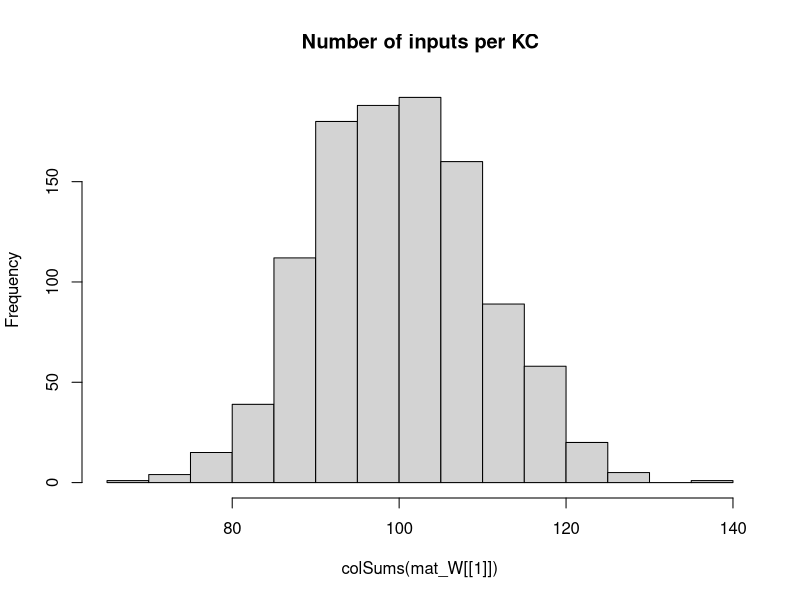

Write the R code that produced this figure. (Note: this script raises an error after producing the figure.)
## Development Code for Willsaw NN image recognition of zfish larva
## KL 2021
## I will implement a MB random kernel NN as in my Ant Navigation paper 
## This Files Trains the weights of  2 Layer Net : Random Expansion Feature Layer (Random Kernel Trick) -> Perceptron Output neuron 
## The connections in L1 Random Sparse Net are data independent, while L2 wights are trained via +ve larva head template samples to filter patterns that look like larva
## The input images are labeled as Fish and non fish according to the folder they are placed.
# Output is saved as pgm images which are then loaded by tracker software so as to implemend the simple classifier net implemended here 

library("pixmap")
library("yaml")

## TODO GIGURE OUT INIT That Works

## Initialiaze the random Weight vector of an L1 (KC) neuron  
init_random_W <- function(m, p){
  # Draw random Number N of Sampled Inputs From Binomial
  #n <- rbinom(1,length(m),p)
  ## Set N random synapses as inputs to KC
  #idx <- sample(1:length(m),n)
  m <- rnorm(NROW(m),0,sd=0.5) #runif(NROW(m))/(10*NROW(m)) ##Weak Synapses
  ## Likely Stronger Subset
  #m[idx] <- 1#/length(m) #runif(n)/(10*length(m)) #1/NROW(m)
  #print(length(m))
  return (m)
}


## Initialiaze the random Weight vector of an L1 (KC) neuron  
init_sparse_W <- function(m,p){
  # Draw random Number N of Sampled Inputs From Binomial
  n <- rbinom(1,length(m),p)
  ## Set N random synapses as inputs to KC
  idx <- sample(1:length(m),n)
  #m <- runif(NROW(m))/(1000000*NROW(m)) ##Weak Synapses
  ## Likely Stronger Subset
  m[idx] <- 1#/length(m) #runif(n)/(10*length(m)) #1/NROW(m)
  #print(length(m))
  return (m)
}


## Sigmoid//logistic Transfer Function
N_transfer <- function(activation)
{
  return (1/(1+exp(-activation)))
}


## Derivative Sigmoid/logistic Transfer Function
N_transfer_D <- function(activation)
{
  return (N_transfer(activation)*(1-N_transfer(activation)) )
}

## Neural Actvation for a layer with Weitgh Matrix W and Input matrix of col vectors -
#  vector of Biases B - This is to a matrix to operate overall all input activations over Inputs in order 
N_activation <- function(X,W,B)
{
  ## If more Than Half input units (based on Avg inputs) is active - then activate KC
  
  #  if ( sum(X) > KC_THRES )
  #    return (1)
  # else
  mat_B <- matrix(B,ncol=ncol(X),nrow=length(B) )
  ## Bias is just another W attached to a fixed Input 1
  return (W%*%X + mat_B)
}

## Copies A Smaller Matrix To the Middle of a larger one - (Pasting Image on larger canvas)
matrix_paste <- function(src,target)
{
  x_offset <- round((ncol(target)- ncol(src))/2 )
  y_offset <- round((nrow(target)- nrow(src))/2 )
  target[ (1+y_offset):(y_offset+nrow(src)),(1+x_offset):(x_offset+ncol(src))] <-src
  return(target)
}


sparse_binarize <- function(X,INPUT_SPARSENESS)
{
  ## Binarize Input Image / Set Sparsensess ##
  pxsparse = 1.0
  thres_bin = mean(X)
  max_iter = 100
  
  while (pxsparse > INPUT_SPARSENESS & max_iter > 0)
  {
    X_bin <-  as.numeric(X > thres_bin)
    pxsparse <- sum(as.numeric(X_bin[X_bin > 0]))/length(X_bin)
    thres_bin = thres_bin + 0.01;
    max_iter = max_iter + 1
  }
  
  
  ##message("Input Sparseness:",pxsparse)
  
  return(X_bin)
}




makeInputMatrix <- function(img_list,inmat_W)
{
  
  ## TRAIN /TEST ##
  img_list <- img_list[,1]
 
  
  
  ## Matrix Of  image Input Vectors  
  mat_X = matrix(0,nrow=ncol(inmat_W[[1]]),ncol=length(img_list) )
  fileidx <- 0
  for (in_img in img_list)
  {
    fileidx= fileidx + 1
    
    imgT <- read.pnm(as.character(in_img) )
    mat_img <- getChannels(imgT)
    X <- as.vector(mat_img)
    ### Add Fixed input 1 - To operate As Adjustable Bias for each input   
    ##X[length(X)] <- 1 # c(as.vector(mat_img),1)
    
    ##message(in_img," Input Dim:", dim(mat_img)[1],"x",dim(mat_img)[2],"=",dim(mat_img)[2]*dim(mat_img)[1])
    
    if (length(X) > n_top_px)
    {
      warning("input sample too big - skipping")
      next
    }
    
    ## If Loaded image is Smaller than INput - Then Resize (paste into) larger Matrix to fit
    if (length(X) < n_top_px)
    {
      ##message("input sample Smaller than Canvas - pasting")
      mat_t <- matrix(0,nrow=img_dim[1],ncol=img_dim[2])
      mat_img <- matrix_paste(mat_img,mat_t)
      ##message("Converted  Dim:", dim(mat_img)[1],"x",dim(mat_img)[2],"=",dim(mat_img)[2]*dim(mat_img)[1])
    }
    
    ##mypic = new("pixmapGrey", size=dim(mat_img),grey = mat_img);plot(mypic)
    ## Convert to Col Vector
    X <- sparse_binarize(as.vector(mat_img),INPUT_SPARSENESS)
    
    
    dim(X) <- c(length(X),1) ## Make into Col Vector
    
    if (length(X) > n_top_px)
    {
      warning(in_img,"Image Too large. Skipping")
      next
    }
    
    stopifnot(length(mat_X[,fileidx]) ==length(X) ) 
    mat_X[,fileidx] <- X # Save In Vector to MAtrix
    
  }## Load All Input Vectors Into Matrix X
  
  return(mat_X)
} ##Make INput List



### EXPORT MAtrix to YAML for !!opencv-matrix##
matrixToYamlForOpenCV <- function(mat)
{
  ##!!opencv-matrix
  strHeader <- "!!opencv-matrix\n rows: %d\n cols: %d\n dt: f\n data:["
  ## Matrix Will Be saved Transposed Because Data serial Reading Order is by row in OpenCV while Here Serialization is By Column
  strHeader <- sprintf(strHeader,nrow(mat),ncol(mat))
  strData = ""
  lineWidth = 100#min(100,length(mat))
  
  ## COMMENTED OUT AS SUDDENLY as.yaml started adding new Lines in data automatically - The following routine does this manually
  # ##Long Strings Need to be broken by New Lines otherwise OPENCV FIle Storage FAils
  # if (length(mat) > lineWidth){
  #   fcon<- tempfile("matrixYaml")
  #   
  #   ## Need to export To TEMP file as string Concat Is too SLOW
  #   for (i in seq(1,length(mat),lineWidth) ){
  #     write(mat[i:min(i+lineWidth-1,length(mat)-1)], file = fcon,ncolumns = 100, append = TRUE, sep = ", ")
  #     ##cat(",",file = fcon, append = TRUE,fill=FALSE)
  #     #strData = paste0(strData, toString(mat[i:min(i+lineWidth,length(mat))],"\n",width=0))
  #   }
  #   ## Join  All Lines Back INto One String - With Newlines and Commas and Intendation
  #   #strData = noquote()
  #   strData = noquote(paste0(
  #                     readLines(con = fcon, n = -1L, ok = TRUE, warn = TRUE, skipNul = FALSE, encoding = "UTF-8"),
  #                            collapse=",\n         ")) ##
  #   #class(strData) <- "verbatim"
  # }else
    
  ## Need to TransposeBecause Data serial Reading Order is by row in OpenCV while Here Serialization is By Column
  strData = toString(t(mat))
  
  
  strRet=  noquote(paste0(strHeader,strData,"]")) 
  
  
  ##Character vectors that have a class of ‘verbatim’ will not be quoted in the output YAML 
  class(strRet) <- "verbatim"
  ##class(strRet) <- "verbatim"
  #write(strRet,file = fcon)  
  return(noquote(strRet) )
}




## Process 2 Layer Network - Return Last Node Output produced for each input image
## Note : Input Layer Is Simplified - No activation function needed or Bias - Input image intentities are taken as activations
## Target_output is vector of desired output for each output Neuron these I chose to be L2_1=1 (Fish) L2_2=1 (Non Fish)
net_proc_images_batch <- function(mat_X,inmat_W,inLayer_Bias,mat_Y,learningRate = 0.0)  
{
  
  L_X     <- list() ## Output Of Layer k
  L_A     <- list() ## Activation of  Layer k
  L_delta <- list()  ## Delta is the "cost attributable to (the value of) that node". 
  L2_out <- list()
  
  outError = 0 #'Mean Sq Error Of File Batch'

    ##Input Layer Is Simplified - No activation function needed or Bias - Input image intentities are taken as activations
    ## Due to R hell with numbers ecoming Factors I need to do this tricl
    
    ##Target_output <- mat_Y[fileidx,] 
     
    ## Forward Propagation ##
    ##mat_X[1,] = 1 ## Add COnst Input so W_i operates as a Bias IxW 
   ##  matrix of output Col vectors correspond to output
    for (l in 1:(N_Layers+1) )
    {
      if (l == 1) ## 1st Layer is INput 
      {
        ##Activation 
        L_A[[1]] <- mat_X
        L_X[[1]] <- mat_X##N_transfer(X-0.5)
        
      }else
      {
        #L_X[[l-1]][1,] = 1 ##No Need - Removed for TEST/ Add COnst Input so W_i operates as a Bias IxW
        L_A[[l]] <- N_activation(L_X[[l-1]], inmat_W[[l-1]], inLayer_Bias[[l-1]] )
        L_X[[l]] <- N_transfer( L_A[[l]])
      }
    }
    MSQError =  sum(((mat_Y) - L_X[[N_Layers+1]] )^2)/ ncol(mat_X)

    ## Note Indexes L_X and mat/biases are off by one because LX_1 is considerened an input layer, while neural layer is l=2
    ## Back Propagation ##
    for (l in (N_Layers):1 )
    {
      ##On Output Layer
      if (l == (N_Layers))
      {
        ## Element Wise Product (hadamart Product)
        L_delta[[l]] <- ( N_transfer_D( L_X[[l+1]] )   * (L_X[[l+1]] - mat_Y)) ##*N_transfer_D(L_X[[l]])
      }else{
        #L_delta[[l]] <- L_delta[[l+1]] %*% t(mat_W[[l]])*N_transfer_D(L_X[[l]])
        L_delta[[l]] <-   t(t(L_delta[[l+1]]) %*%(inmat_W[[l+1]])*t(N_transfer_D( L_X[[l+1]] )))    ## %*% t(N_transfer_D(L_X[[l-1]]) )
      }
      
      dE <- (L_delta[[l]])%*%t(L_A[[l]])  
      dW <- learningRate*dE 
      ##Add average change over batch samples
      inmat_W[[l]] <- inmat_W[[l]] -  dW ##length(img_list)

      ## Error Non-Conform
      inLayer_Bias[[l]] <- inLayer_Bias[[l]] - rowSums( learningRate*(L_delta[[l]]) )  
      ##if (l==1)
      ##  hist(dW)
    }
    
    #hist(Layer_Bias[[1]])
    #if (fileidx %% 10 == 0)
    #  hist(inmat_W[[1]], main="After")
    
    
    ## Forward Propagation ## 
    # L1 <- N_transfer(N_activation(mat_X, inmat_W[[1]],inmat_B[[1]]  ) ) ## v_Layer_Bias[i] matrix(rep(,nrow(mat_X)),nrow=nrow(mat_X) )  
    # ## L2 matrix of output Col vectors correspond 
    # L2 <-  N_transfer(N_activation(L1,inmat_W[[2]] ,  inmat_B[[2]] )  )  
    # 
    # MSQError =  sum(((mat_Y) - L2 )^2)/ ncol(mat_X)
    # 
    ## Forward Propagation ##
    ##  matrix of output Col vectors correspond to output
    for (l in 1:(N_Layers+1) )
    {
      if (l == 1) ## 1st Layer is INput 
      {
        ##Activation 
        L_A[[1]] <- mat_X
        L_X[[1]] <- mat_X##N_transfer(X-0.5)
        
      }else
      {
        L_A[[l]] <- N_activation(L_X[[l-1]], inmat_W[[l-1]], inLayer_Bias[[l-1]] )
        L_X[[l]] <- N_transfer( L_A[[l]])
      }
    }
    MSQError =  sum(((mat_Y) - L_X[[N_Layers+1]] )^2)/ ncol(mat_X)
    
    
    
    
    ##message("Recognition Output for Img ",in_img," is F:",L_X[[3]][1]," non-F:",L_X[[3]][2]," Active KC:",L2_out[[fileidx]]$KC_active/N_KC )
    #dim(X) = img_dim##dim(mat_img)
    
    
    #image(X_bin)
    #title(main = paste(in_img,strRes," R:",L2_Neurons_out[1]-L2_Neurons_out[2]), font.main = 4)
  
  
  lout <- list(X=mat_X,
               W=inmat_W,
               B=inLayer_Bias,
               output= L_A[[N_Layers+1]],
               Target=mat_Y,
               #out=data.frame( do.call(rbind,L2_out ) ),
               MSQError=MSQError )
  
  #MSQError =  sum(((mat_Y) - L2)^2)/nrow(mat_X)
  
  return(lout  )
}



img_dim <- c(38,28)
N_Layers <- 2

n_top_px <- img_dim[2]*img_dim[1]
N_KC = n_top_px*10 ## Number of Kenyon Cells (Input layer High Dim Coding)
N_SYN_per_KC <- 10# n_top_px/500 ## Number of pic Features each KC neuron Codes for
#KC_THRES <- N_SYN_per_KC*0.25 ## Number of INput that need to be active for KC to fire/Activate
v_Layer_N <- c(n_top_px, N_KC, 2)
v_Layer_N3 <- c(n_top_px, N_KC,100, 2)

#v_Layer_CON <- c(N_SYN_per_KC/n_top_px,)
Layer_Bias <- list() ## Number of INput that need to be active for Neuron to fire/Activate
INPUT_SPARSENESS = 0.25

mat_W <<- list() # List Of Weight Matrices

## Make Sparse Random Synaptic Weight matrix Selecting Inputs for each KC
for (k in 1:N_Layers)
{
  mat_W[[k]] <- matrix(0,ncol=v_Layer_N[k],nrow=v_Layer_N[k+1])
  ## Init Random
  if (k==1)
    mat_W[[k]] <- t(apply(mat_W[[k]],1,init_sparse_W,N_SYN_per_KC/n_top_px)) ##
  else
    mat_W[[k]] <- t(apply(mat_W[[k]],1,init_random_W,0)) ##
  
  Layer_Bias[[k]] <- matrix(1,ncol=1,nrow=v_Layer_N[k+1] )  #rep(1,) ## Initialiaze Neural Biases
}

#hist(mat_W[[3]])
hist(colSums(mat_W[[1]]),main="Number of inputs per KC")

##Layer 2 (Output Perceptron)
#L2_Neurons <<- 2

## Apply Input Image ##
## list training files 
setwd("/home/kostasl/workspace/zebrafishtrack/Rplots")
sPathTrainingSamples="../img/trainset/fish"
sPathTrainingNonSamples="../img/trainset/nonfish/"
sPathTestingSamplesFish="../img/fish/"
sPathTestingSamplesNonFish="../img/nonfish/"

img_list_train_fish =  cbind(files=list.files(path=sPathTrainingSamples,pattern="*pgm",full.names = T),F=1,NF=0) 
img_list_test_fish = cbind(files=list.files(path=sPathTestingSamplesFish,pattern="*pgm",full.names = T),F=1,NF=0)
img_list_train_nonfish =   cbind(files=list.files(path=sPathTrainingNonSamples,pattern="*pgm",full.names = T),F=0,NF=1)
img_list_test_nonfish =  cbind(files=list.files(path=sPathTestingSamplesNonFish,pattern="*pgm",full.names = T),F=0,NF=1)

## A Small Sample set for Testing the Algorithm Discrimiation between X and 1 
img_list_train_ones <-  cbind(files=list.files(path="../img/trainset/ones/",pattern="*pgm",full.names = T),F=1,NF=0)
img_list_train_X <-  cbind(files=list.files(path="../img/trainset/X/",pattern="*pgm",full.names = T),F=0,NF=1)


img_list_all <- rbind.data.frame(img_list_train_fish,img_list_test_fish,img_list_train_nonfish,img_list_test_nonfish,stringsAsFactors = FALSE) #
#img_list_train <- rbind.data.frame(img_list_train_fish,img_list_test_fish,img_list_train_nonfish,img_list_train_nonfish,stringsAsFactors = FALSE)
#img_list_test=  list.files(path=sPathTestingSamples,pattern="*pgm",full.names = T) Samples ##


img_list_train <- rbind.data.frame(img_list_train_fish,img_list_test_fish,
                                   img_list_test_nonfish,img_list_train_nonfish,
                                   stringsAsFactors = FALSE)
#img_list_train <- rbind.data.frame(img_list_train_ones,img_list_train_X)
#img_list_all <- rbind.data.frame(img_list_train_fish,stringsAsFactors = FALSE)

#img_list_all <- 

batchSize = 10 # Number of Training IMages for Each Leanring Episode (which will define error graident )
Nbatches = 250
trainingN = 5 ##Training Cycles For Each Batch



lFitError <- list()
dfitRecord <- data.frame()

vTrainingError <- vector()
## Subset INput LIst Into Batches
rIdx = 1

for (b in 1:Nbatches)
{
  ##Make Matrix -For All net inputs
  img_list_suffled <- img_list_train[sample(1:nrow(img_list_train)),]
  ##Select Subset Batch
  img_list_suffled <- head(img_list_suffled,batchSize)
  
  mat_X <- makeInputMatrix(img_list_suffled,mat_W)
  
  label_list <-cbind.data.frame(F=(img_list_suffled[,2]),NF=(img_list_suffled[,3]) )##Target output/labels
  mat_Y <- t(apply(as.matrix(label_list),2,strtoi))  

  
  for (i in 1:trainingN)
  {  
    
    dLearningRate    <- 0.0001
    
    # TRAIN On Fish 
    dnetout <- net_proc_images_batch(mat_X, mat_W, Layer_Bias, mat_Y, dLearningRate )
    mat_W   <<- dnetout$W
    mat_B   <<- dnetout$B

    #message(fileidx,". MSQERR:",MSQError,"  ", L2_out[[fileidx]]$L2_F, "-", L2_out[[fileidx]]$L2_NF, " ERR: ", L2_out[[fileidx]]$Err ," ",in_img)
    message(rIdx,". MSQERR:",dnetout$MSQError,"  ")
    
        
    vTrainingError[rIdx] = dnetout$MSQError  #plot(unlist(dnetout$out$MSERR),main=paste(i,"Mean SQ Err"))
    rIdx = rIdx +1
    
    plot(vTrainingError) #ylim=c(0,1)xlim=c(0,trainingN*Nbatches)
    
  }## Repeated Training On Batch 

} ## Different Batch Suffles  




plot(c) #ylim=c(0,1)





### Calcl Final Performance 

##Select Subset Batch
img_list_suffled <- img_list_train #img_list_test_nonfish # img_list_all[sample(1:nrow(img_list_all)),]
mat_X <- makeInputMatrix(img_list_suffled,mat_W)
label_list <-cbind.data.frame(F=(img_list_suffled[,2]),NF=(img_list_suffled[,3]) )##Target output/labels
mat_Y <- t(apply(as.matrix(label_list),2,strtoi))
# 
# ## TODO : Move this in Funct - Use One MAtrix For Net -Matrix Of Biases
# mat_B <- list()
# for (k in 1:N_Layers)
#   mat_B[[k]] <- matrix(Layer_Bias[[k]],ncol=ncol(mat_X),nrow=length(Layer_Bias[[k]]) )


dLearningRate    <- 0.0
# TRAIN On Fish 
dnetout <- net_proc_images_batch(mat_X, mat_W, Layer_Bias, mat_Y, dLearningRate )
            
message("Final MSQERR:",dnetout$MSQError)

  
hist(dnetout$Target - N_transfer( dnetout$output) )

hist(dnetout$W[[1]],main="After")




## FOR EXAPORT TO YAML

fishNet <- list(LW1=dnetout$W[[1]],
                LW2=dnetout$W[[2]],
                LB1=dnetout$B[[1]],
                LB2=dnetout$B[[2]] 
)

#attr(fishNet$LW1, "tag") <- "!!opencv-matrix" ##Adding tags Also Change The Header to Verbatim, which does not work in OPENCV
attr(fishNet$LW2, "tag") <- "!!opencv-matrix"
attr(fishNet$LB1, "tag") <- "!!opencv-matrix"
attr(fishNet$LB2, "tag") <- "!!opencv-matrix"



#fishNet <- list(LW1=Layer_Bias[[2]]
#)
## EXPORT TO YAML FOR OPENCV - Custom/hacked exporter routine specific to OPENCV
  filename <- "fishNet.yml"
  con <- file(filename, "w")
  message("Exporting to YAML-Wait for it , this may take a while...")
  write("%YAML:1.0",con) ##Header Is necessary For OPENCV 
  ## Indentation Needs to be 3
  str_yaml<- noquote(as.yaml(fishNet, handlers=list(matrix=matrixToYamlForOpenCV), line.sep="\n",indent=3,unicode=F))
  #  CLEAN UP String FRom Escape Chars
  ## the Var Type tag !!opencv-matrix needs to be on same line as vairable Name - For OpenCV file store - FIX
  str_yaml <- gsub("\n  !!opencv-matrix","!!opencv-matrix",str_yaml,fixed = T)
  str_yaml <- gsub("\\n","\n",str_yaml,fixed = T)## Remove Escaped NewLines
  str_yaml <- gsub("\"","",str_yaml,fixed = T)#Remove Quates

  write(noquote(str_yaml),con,append=TRUE) ##Header Is necessary For OPENCV 
  close(con)




############## 


## Process 2 Layer Network - Return Last Node Output produced for each input image
## Note : Input Layer Is Simplified - No activation function needed or Bias - Input image intentities are taken as activations
## Target_output is vector of desired output for each output Neuron these I chose to be L2_1=1 (Fish) L2_2=1 (Non Fish)
net_proc_images <- function(input_list,inmat_W,inLayer_Bias,learningRate = 0.0)  
{
  
  L_X     <- list() ## Output Of Layer k
  L_A     <- list() ## Activation of  Layer k
  L_delta <- list()  ## Delta is the "cost attributable to (the value of) that node". 
  L2_out <- list()
  
  Target_output = c(1,0)  
  fileidx <- 0
  outError = 0 #'Mean Sq Error Of File Batch'
  ## TRAIN /TEST ##
  img_list <- input_list[,1]
  label_list <-cbind.data.frame(F=(input_list[,2]),NF=(input_list[,3]) )##Target output/labels
  
  ## Matrix Of  image Input Vectors  
  mat_X = matrix(0,nrow=ncol(inmat_W[[1]]),ncol=length(img_list) )
  
  for (in_img in img_list)
  {
    fileidx= fileidx + 1
    
    imgT <- read.pnm(as.character(in_img) )
    mat_img <- getChannels(imgT)
    X <- as.vector(mat_img)
    ### Add Fixed input 1 - To operate As Adjustable Bias for each input   
    ##X[length(X)] <- 1 # c(as.vector(mat_img),1)
    
    ##message(in_img," Input Dim:", dim(mat_img)[1],"x",dim(mat_img)[2],"=",dim(mat_img)[2]*dim(mat_img)[1])
    
    if (length(X) > n_top_px)
    {
      warning("input sample too big - skipping")
      next
    }
    
    ## If Loaded image is Smaller than INput - Then Resize (paste into) larger Matrix to fit
    if (length(X) < n_top_px)
    {
      ##message("input sample Smaller than Canvas - pasting")
      mat_t <- matrix(0,nrow=img_dim[1],ncol=img_dim[2])
      mat_img <- matrix_paste(mat_img,mat_t)
      ##message("Converted  Dim:", dim(mat_img)[1],"x",dim(mat_img)[2],"=",dim(mat_img)[2]*dim(mat_img)[1])
    }
    
    ##mypic = new("pixmapGrey", size=dim(mat_img),grey = mat_img);plot(mypic)
    ## Convert to Col Vector
    X <- sparse_binarize(as.vector(mat_img),INPUT_SPARSENESS)
    
    
    dim(X) <- c(length(X),1) ## Make into Col Vector
    
    if (length(X) > n_top_px)
    {
      warning(in_img,"Image Too large. Skipping")
      next
    }
    
    stopifnot(length(mat_X[,fileidx]) ==length(X) ) 
    mat_X[,fileidx] <- X # Save In Vector to MAtrix
    
    
    ##Input Layer Is Simplified - No activation function needed or Bias - Input image intentities are taken as activations
    ##Activation 
    L_A[[1]] <- X
    L_X[[1]] <- X##N_transfer(X-0.5)
    ## Due to R hell with numbers ecoming Factors I need to do this tricl
    mat_Y <- apply(as.matrix(label_list),2,strtoi)
    
    Target_output <-mat_Y[fileidx,] 
    ### 
    
    ## Forward Propagation ## 
    for (i in 2:(N_Layers+1) )
    {
      L_A[[i]] <- N_activation(L_X[[i-1]], inmat_W[[i-1]], inLayer_Bias[[i-1]]) ## v_Layer_Bias[i]  
      L_X[[i]] <- N_transfer(L_A[[i]])
    }
    
    outError = outError + sum( ( Target_output - L_X[[i]] ) )
    
    #hist(mat_W[[l-1]],main="before")
    ## Note Indexes L_X and mat/biases are off by one because LX_1 is considerened an input layer, while neural layer is l=2
    ## Back Propagation ##
    for (l in (N_Layers):1 )
    {
      ##On Output Layer
      if (l == (N_Layers))
      {
        ## Element Wise Product (hadamart Product)
        L_delta[[l]] <- ((N_transfer_D(L_X[[l+1]])) * (L_X[[l+1]] - Target_output)) ##*N_transfer_D(L_X[[l]])
      }else{
        #L_delta[[l]] <- L_delta[[l+1]] %*% t(mat_W[[l]])*N_transfer_D(L_X[[l]])
        L_delta[[l]] <-   t(t(L_delta[[l+1]]) %*%(inmat_W[[l+1]])*t(N_transfer_D( L_X[[l+1]] )))    ## %*% t(N_transfer_D(L_X[[l-1]]) )
        
      }
      
      dE <- (L_delta[[l]])%*%t(L_A[[l]])  
      dW <- learningRate*dE 
      ##Add average change over batch samples
      inmat_W[[l]] <- inmat_W[[l]] -  dW ##length(img_list)
      inLayer_Bias[[l]] <- inLayer_Bias[[l]] - learningRate*(L_delta[[l]])  
    }
    
    #hist(Layer_Bias[[1]])
    if (fileidx %% 10 == 0)
      hist(inmat_W[[1]], main="After")
    
    #hist( KC_out_act[1,])
    ## Calc Layer 1 output based on Activation Threshold Funciton for Units
    #KC_output <- apply(KC_out_act, 2, N_transfer)
    #dim(KC_output) <-c(1,length(KC_output)) ## Make into Row Vector
    
    ## Learn Positive Samples - Simple Perceptron Learning Rule - Over an augmented input X which is projected To High dim via sparse random matrix in L1##
    ## Take Active L1 outputs And Set L2 Input synapses of Output Neuron to High
    # Continuous output /
    #L2_Neurons_out <<- (as.numeric(( KC_output %*%  W_L2)/N_KC))
    # Weight Gradient -
    #DW <- t(KC_output)%*% (Target_output - L2_Neurons_out)/2
    #W_L2 <<-  W_L2 + learningRate*DW ## Update Weight Vector 
    
    
    ##W_L2[W_L2 < 1] <<- 1 ##Cap To Limit Values - Saturation Of Synapses
    ##W_L2[,outNeuronIdx][W_L2< -1] <<- -1
    
    #stopifnot(ncol(KC_output) == nrow(W_L2))
    ## Calc Output Neuron - Perceptron 
    ## FWD PROP CAlc MSQE - Fwd Propagate Entire Input Matrix 
    
    
    ## Forward Propagation ## 
    L1 <- N_transfer(N_activation(mat_X, inmat_W[[1]], matrix(inLayer_Bias[[1]],ncol=ncol(mat_X),nrow=length(inLayer_Bias[[1]])) ) ) ## v_Layer_Bias[i] matrix(rep(,nrow(mat_X)),nrow=nrow(mat_X) )  
    ## L2 matrix of output Col vectors correspond 
    L2 <-  N_transfer(N_activation(L1,inmat_W[[2]] , matrix(inLayer_Bias[[2]],ncol=ncol(mat_X),nrow=length(inLayer_Bias[[2]])) )  )  
    
    MSQError =  sum((t(mat_Y) - L2 )^2)/ ncol(mat_X)
    
    
    L2_out[[fileidx]] <- list(Err=0.5*sum((Target_output - L2[,fileidx])^2),
                              MSERR=MSQError,
                              L2_F=L2[1,fileidx],
                              L2_NF=L2[2,fileidx],
                              KC_active = sum(L1[fileidx,][L1[fileidx,]>0.5]),
                              KC_total = length(L1[fileidx,]),
                              # input_sparse= pxsparse,
                              file=in_img
    )
    
    
    
    message(fileidx,". MSQERR:",MSQError,"  ", L2_out[[fileidx]]$L2_F, "-", L2_out[[fileidx]]$L2_NF, " ERR: ", L2_out[[fileidx]]$Err ," ",in_img)
    
    ##message("Recognition Output for Img ",in_img," is F:",L_X[[3]][1]," non-F:",L_X[[3]][2]," Active KC:",L2_out[[fileidx]]$KC_active/N_KC )
    dim(X) = dim(mat_img)
    
    
    #image(X_bin)
    #title(main = paste(in_img,strRes," R:",L2_Neurons_out[1]-L2_Neurons_out[2]), font.main = 4)
  }
  
  lout <- list(X=mat_X,
               W=inmat_W,
               B=inLayer_Bias,
               out=data.frame( do.call(rbind,L2_out ) ))
  
  MSQError =  sum((t(mat_Y) - L2)^2)/nrow(mat_X)
  
  return(lout  )
}



#}

#       ##Test 
#   dnetout_tfish <- net_proc_images(img_list_test_fish,0.3, c(1,0))
#   #hist(unlist(dnetout_fish$L2_F),breaks=10,main="Class Fish Responses to F+ samples" )
#   ##L1 threshold set too high - patterns do not propagate
#   stopifnot(sum(unlist(dnetout_tfish$KC_active)) > 1)
#     
#   SqError_FisF <- sum((1 -unlist(dnetout_tfish$L2_F))^2)/nrow(dnetout_tfish)
#   SqError_FisNotNF <- sum((-1 -unlist(dnetout_tfish$L2_NF))^2)/nrow(dnetout_tfish)
#   
#   message("Sq. Error: F+:",SqError_FisF," F-:",SqError_FisNotNF)
#   
#   dnetout_tnotfish <- net_proc_images(img_list_test_nonfish,dLearningRate,c(0,1))
#   ##hist(unlist(dnetout_notfish$L2_NF),breaks=10,main="Class Not Fish Responses to F- samples" )
#   
#   SqError_NFisNotF <- sum((-1 -unlist(dnetout_tnotfish$L2_F))^2)/nrow(dnetout_tnotfish)
#   SqError_NFisNF <- sum((1 -unlist(dnetout_tnotfish$L2_NF))^2)/nrow(dnetout_tnotfish)
#   
#   #message("Sq. Error: F+:",SqError_NFisNotF," F-:",SqError_NFisNF)
# 
#   
#   SqClassError = sum(SqError_FisF,SqError_FisNotNF,SqError_NFisNotF,SqError_NFisNF)   
#   lFitError[[i]] = list(S_error=SqClassError,FishisFish=SqError_FisF,FishNotFish=SqError_FisNotNF,
#                         NotFishIsFish=SqError_NFisNotF,
#                         NotFishIsNotFish=SqError_NFisNF)
#   
#   dfitRecord <<- data.frame( do.call(rbind,lFitError ) )
#   plot(unlist(dfitRecord$S_error),xlim=c(1,100) ,xlab="Fit Error",ylim=c(0,2))
# 
# 
# ## Test Fish
# dnetout_testfish <- net_proc_images(img_list_test_fish,0,c(-1,1))
# ##hist(unlist(dnetout_notfish$L2_NF),breaks=10,main="Class Not Fish Responses to F- samples" )
# dnetout_testnonfish <- net_proc_images(img_list_test_nonfish,0,c(-1,1))
# 
# 
# SqError_NFisNotF <- sum((-1 -unlist(dnetout_testfish$L2_F))^2)/nrow(dnetout_testfish)
# SqError_NFisNF <- sum((1 -unlist(dnetout_testfish$L2_NF))^2)/nrow(dnetout_testfish)
# 
# 
# 
# 
# plot(unlist(dfitRecord$S_error),xlim=c(1,100) ,xlab="Fit Error",ylim=c(00,800))
# 
# plot(unlist(dfitRecord$FishisFish) )
# plot(unlist(dfitRecord$FishNotFish) )
# plot(unlist(dfitRecord$NotFishIsFish) )
# plot(unlist(dfitRecord$NotFishIsNotFish) )
# 
# 
# 
# ## Test Responses ## 
# dnetout_test <- net_proc_images(img_list_test,0.0,c(0,0))
# dnetout_test_nonfish <- net_proc_images(img_list_train_nonfish,0.0,c(-1,1))
# 
# 
# 
# colSums(W_L2)
# 
# l_out_n <- net_proc_images(img_list_train_nonfish,-dLearningRate/5,1)
# colSums(W_L2)
# 
# colSums(W_L2)
# 
# 
#  ## Save KC Matrix As Image (To Be loaded by Tracker)
#  ## Save Trained Weights As Image (To load by Tracker)
#  KC_sparse_pic <- pixmapGrey(mat_W[[1]], nrow=dim(mat_W[[1]])[1],ncol=dim(mat_W[[1]])[2])
#  plot(KC_sparse_pic)
#  write.pnm(KC_sparse_pic,file="L1_W_SparseNet.pgm")
# # 
# # ## Shift Values
#  L_W2 <- (mat_W[[2]])+1.0
#  L_W2 <- apply(L_W2,2,rev)
#  Lout_pic <- pixmapGrey(L_W2, nrow=dim(mat_W[[2]])[1],ncol=dim(mat_W[[2]])[2],cellres=1)
#  plot(Lout_pic)
#  write.pnm(Lout_pic,file="L2_W_SparseNet.pgm")
# 
#  Lout_pic <- pixmapGrey(Layer_Bias[[1]], nrow=dim(Layer_Bias[[1]])[1],ncol=dim(Layer_Bias[[1]])[2],cellres=1)
#  plot(Lout_pic)
#  write.pnm(Lout_pic,file="L1_B_SparseNet.pgm")
#  
#  
#  Lout_pic <- pixmapGrey(Layer_Bias[[2]],  nrow=dim(Layer_Bias[[2]])[1],ncol=dim(Layer_Bias[[2]])[2],cellres=1)
#  plot(Lout_pic)
#  write.pnm(Lout_pic,file="L2_B_SparseNet.pgm")
#  #
#  # 
# # 
# ## Load Matrix And Test
# imgT <- read.pnm(file="L1_W_SparseNet.pgm")
# mat_WL1 <- getChannels(imgT)
# 
# imgT <- read.pnm(file="L2_W_SparseNet.pgm")
# mat_WL2 <- getChannels(imgT)-1.0 ##Reverse Order

# 
# hist(W_L2)
# 
# cc <- getChannels(Lout_pic)
# plot(pic_outL)
